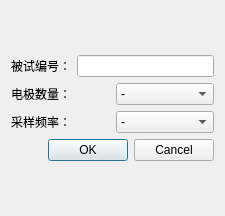
<?xml version="1.0" encoding="UTF-8"?>
<ui version="4.0">
 <class>set_info</class>
 <widget class="QDialog" name="set_info">
  <property name="geometry">
   <rect>
    <x>0</x>
    <y>0</y>
    <width>225</width>
    <height>216</height>
   </rect>
  </property>
  <property name="windowTitle">
   <string>实验信息</string>
  </property>
  <layout class="QGridLayout" name="gridLayout_2">
   <item row="0" column="0">
    <layout class="QGridLayout" name="gridLayout">
     <item row="0" column="0">
      <layout class="QHBoxLayout" name="horizontalLayout">
       <item>
        <widget class="QLabel" name="label">
         <property name="text">
          <string>被试编号：</string>
         </property>
        </widget>
       </item>
       <item>
        <widget class="QLineEdit" name="num"/>
       </item>
      </layout>
     </item>
     <item row="1" column="0">
      <layout class="QHBoxLayout" name="horizontalLayout_4">
       <item>
        <widget class="QLabel" name="label_5">
         <property name="text">
          <string>电极数量：</string>
         </property>
        </widget>
       </item>
       <item>
        <widget class="QComboBox" name="comboBox">
         <item>
          <property name="text">
           <string>-</string>
          </property>
         </item>
         <item>
          <property name="text">
           <string>8导</string>
          </property>
         </item>
         <item>
          <property name="text">
           <string>16导</string>
          </property>
         </item>
         <item>
          <property name="text">
           <string>32导</string>
          </property>
         </item>
        </widget>
       </item>
      </layout>
     </item>
     <item row="3" column="0">
      <widget class="QDialogButtonBox" name="confirm">
       <property name="orientation">
        <enum>Qt::Horizontal</enum>
       </property>
       <property name="standardButtons">
        <set>QDialogButtonBox::Cancel|QDialogButtonBox::Ok</set>
       </property>
      </widget>
     </item>
     <item row="2" column="0">
      <layout class="QHBoxLayout" name="horizontalLayout_5">
       <item>
        <widget class="QLabel" name="label_6">
         <property name="text">
          <string>采样频率：</string>
         </property>
        </widget>
       </item>
       <item>
        <widget class="QComboBox" name="comboBox_2">
         <item>
          <property name="text">
           <string>-</string>
          </property>
         </item>
         <item>
          <property name="text">
           <string>128Hz</string>
          </property>
         </item>
         <item>
          <property name="text">
           <string>256Hz</string>
          </property>
         </item>
         <item>
          <property name="text">
           <string>512Hz</string>
          </property>
         </item>
         <item>
          <property name="text">
           <string>1024Hz</string>
          </property>
         </item>
        </widget>
       </item>
      </layout>
     </item>
    </layout>
   </item>
  </layout>
 </widget>
 <resources/>
 <connections>
  <connection>
   <sender>confirm</sender>
   <signal>accepted()</signal>
   <receiver>set_info</receiver>
   <slot>accept()</slot>
   <hints>
    <hint type="sourcelabel">
     <x>248</x>
     <y>254</y>
    </hint>
    <hint type="destinationlabel">
     <x>157</x>
     <y>274</y>
    </hint>
   </hints>
  </connection>
  <connection>
   <sender>confirm</sender>
   <signal>rejected()</signal>
   <receiver>set_info</receiver>
   <slot>reject()</slot>
   <hints>
    <hint type="sourcelabel">
     <x>316</x>
     <y>260</y>
    </hint>
    <hint type="destinationlabel">
     <x>286</x>
     <y>274</y>
    </hint>
   </hints>
  </connection>
 </connections>
</ui>
